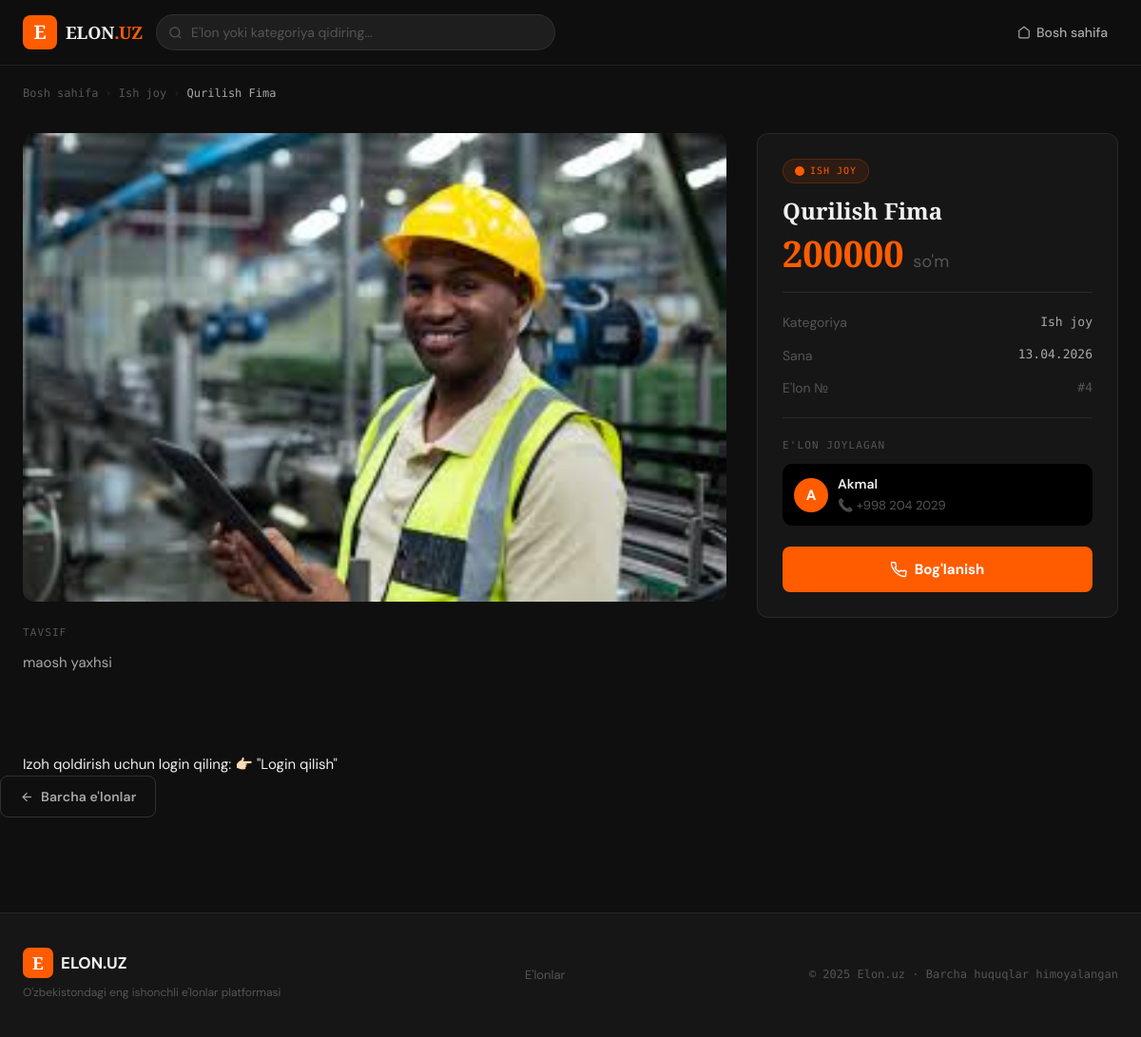
The page /advens/4/ on the database its author committed.
### olxapp/models.py (models this page shows, shortened)
class Advertisement(models.Model):
    advertisters = models.ManyToManyField(Advertister, related_name='advertister', verbose_name='Elon joylovchi')
    region = models.ForeignKey(Region, on_delete=models.SET_NULL, null=True, blank=True, verbose_name='Joylashuv')
    category = models.ForeignKey(Category, on_delete=models.CASCADE, verbose_name='Bolim')
    title = models.CharField(max_length=200, verbose_name='Nomi')
    description = models.TextField(verbose_name='Izoh')
    price = models.DecimalField(max_digits=10, decimal_places=2, verbose_name='Narxi')
    image = models.ImageField(upload_to='images/', verbose_name='Rasm', null=True, blank=True)
    video = models.FileField(upload_to='video/', verbose_name='Video', null=True, blank=True)
    create_at = models.DateTimeField(auto_now_add=True)
    class Meta:
        verbose_name = 'Elon'
        verbose_name_plural = 'Elonlar'
        ordering = ('title', '-create_at')

class Category(models.Model):
    name = models.CharField(max_length=100, unique=True, verbose_name='Bolim nomi')
    description = models.CharField(default='', max_length=40, validators=[validate_description], verbose_name='Tavsif')
    class Meta:
        verbose_name = 'Bolim'
        verbose_name_plural = 'Bolimlar'
        ordering = ("name",)

class Advertister(models.Model):
    name = models.CharField(max_length=100, verbose_name='Ismi')
    phone_number = models.CharField(max_length=15, default="+998", unique=True, null=True, blank=True, verbose_name='Telefon raqam')
    class Meta:
        verbose_name = 'Elon Joylovchi'
        verbose_name_plural = 'Elon Joylovchilar'
        ordering = ('name',)

### olxapp/views.py (the view)
# urls.py: path('advens/<int:ad_id>/', views.ad, name='advens'),
def ad(request: HttpRequest, ad_id):
    categories = Category.objects.all()
    ad = get_object_or_404(Advertisement, id=ad_id)
    comments = Comment.objects.filter(advertisment=ad).order_by('-created')
    context = {
        'ad': ad,
        'categories': categories,
        'title': ad.title,
        'form': CommentForm(),
        'comments': comments
    }
    return render(request, 'olxapp/advens.html', context)

### olxapp/forms.py
class CommentForm(forms.ModelForm):
    class Meta:
        model = Comment
        fields = ['text']

### olxapp/templates/olxapp/advens.html (shortened to what this page needs)
{% extends 'base.html' %}
{% block content %}
<div class="container">
  <nav class="breadcrumb anim-fade">
    <a href="{% url 'home' %}">Bosh sahifa</a>
    <span class="sep">›</span>
    <a href="{% url 'advens_by_category' ad.category.id %}">{{ ad.category.name }}</a>
    <span class="sep">›</span>
    <span class="cur">{{ ad.title|truncatechars:32 }}</span>
  </nav>
  <div class="detail-layout">
    <div class="anim-up">
      <div class="detail-img-wrap">
        {% if ad.image %}
        <img src="{{ ad.image.url }}" alt="{{ ad.title }}">
        {% endif %}
      </div>
      <div class="detail-desc">
        <div class="detail-desc-label">Tavsif</div>
        <p>{{ ad.description }}</p>
      </div>
    </div>
    <div class="detail-sidebar anim-up d2">
      <div class="detail-cat">
        <svg width="10" height="10" viewBox="0 0 10 10">
          <circle cx="5" cy="5" r="5" fill="currentColor" />
        </svg>
        {{ ad.category.name }}
      </div>
      <h1 class="detail-title">{{ ad.title }}</h1>
      <div class="detail-price">
        {{ ad.price|floatformat:0 }} <small>so'm</small>
      </div>
      <div class="divider"></div>
      <div class="detail-meta">
        <div class="detail-meta-row">
          <span>Kategoriya</span>
          <span>{{ ad.category.name }}</span>
        </div>
        <div class="detail-meta-row">
          <span>Sana</span>
          <span>{{ ad.create_at|date:"d.m.Y" }}</span>
        </div>
        <div class="detail-meta-row">
          <span>E'lon №</span>
          <span style="color:var(--text3);">#{{ ad.id }}</span>
        </div>
      </div>
      <div class="divider"></div>
      {% with advertisters=ad.advertisters.all %}
      {% if advertisters %}
      <div style="margin-top:12px;">
        <div class="detail-desc-label" style="margin-bottom:10px;">E'lon joylagan</div>
        {% for advertister in advertisters %}
        <div style="display:flex; align-items:center; gap:10px; padding:10px 12px; background:var(--surface2, #000000); border-radius:10px; margin-bottom:8px;">
          <div style="width:36px; height:36px; border-radius:50%; background:var(--accent, #2563eb); display:flex; align-items:center; justify-content:center; color:#fff; font-weight:700; font-size:15px; flex-shrink:0;">
            {{ advertister.name|first|upper }}
          </div>
          <div>
            <div style="font-weight:600; font-size:14px;">{{ advertister.name }}</div>
            {% if advertister.phone_number %}
            <div style="font-size:13px; color:var(--text3, #6b7280); margin-top:2px;">
              📞 {{ advertister.phone_number }}
            </div>
            {% endif %}
          </div>
        </div>
        {% endfor %}
      </div>
      {% endif %}
      {% endwith %}
      <button class="contact-btn">
        Bog'lanish
      </button>
    </div>
  </div>
  {% if request.user.is_authenticated %}
  <form method="POST" action="{% url 'create_comment' ad.id %}" style="margin: 32px 0;">
    {% csrf_token %}
    <input type="text" name="text" placeholder="Izoh yozing..."
      style="width:100%; padding:10px 14px; border:1px solid #d1d5db; border-radius:8px; font-size:15px; margin-bottom:10px;">
    <button type="submit"
      style="padding:10px 24px; background:#2563eb; color:#fff; border:none; border-radius:8px; cursor:pointer;">
      Yuborish
    </button>
  </form>
  {% else %}
  <p>Izoh qoldirish uchun login qiling: 👉🏻 <a href="">"Login qilish"</a></p>
  {% endif %}
</div>
<div style="padding-bottom:20px;">
  <a href="{% url 'home' %}" class="btn btn-outline">
    <svg width="15" height="15" viewBox="0 0 24 24" fill="none" stroke="currentColor" stroke-width="2">
      <line x1="19" y1="12" x2="5" y2="12" />
      <polyline points="12 19 5 12 12 5" />
    </svg>
    Barcha e'lonlar
  </a>
</div>
</div>
{% endblock %}

### templates/components/_link.html (style rules this page uses)
*, *::before, *::after { box-sizing: border-box; margin: 0; padding: 0; }
html { scroll-behavior: smooth; }
:root { --bg: #0f0f0f; --bg2: #161616; --bg3: #1e1e1e; --border: rgba(255, 255, 255, 0.08); --border2: rgba(255, 255, 255, 0.14); --accent: #FF5C00; --accent2: #FF8A3D; --accentbg: rgba(255, 92, 0, 0.1); --gold: #F5C842; --goldbg: rgba(245, 200, 66, 0.1); --green: #22C55E; --text: #F0F0F0; --text2: #A8A8A8; --text3: #555; --r: 12px; --r-sm: 8px; --r-xs: 6px; --shadow: 0 8px 40px rgba(0, 0, 0, 0.5); --t: 0.2s; --ease: cubic-bezier(0.4, 0, 0.2, 1); }
body { background: var(--bg); color: var(--text); font-family: 'DM Sans', sans-serif; font-size: 15px; line-height: 1.6; min-height: 100vh; overflow-x: hidden; -webkit-font-smoothing: antialiased; }
a { color: inherit; text-decoration: none; }
img { max-width: 100%; display: block; }
button { font-family: inherit; cursor: pointer; }
.container { max-width: 1280px; margin: 0 auto; padding: 0 24px; }
.btn { display: inline-flex; align-items: center; justify-content: center; gap: 7px; padding: 10px 20px; border-radius: var(--r-sm); font-size: 14px; font-weight: 600; border: none; transition: all var(--t) var(--ease); white-space: nowrap; cursor: pointer; letter-spacing: 0.01em; }
.btn-outline { background: transparent; color: var(--text2); border: 1px solid var(--border2); }
.detail-layout { display: grid; grid-template-columns: 1fr 380px; gap: 32px; padding: 32px 0 80px; align-items: start; }
.detail-img-wrap { border-radius: var(--r); overflow: hidden; }
.detail-img-wrap img { width: 100%; max-height: 500px; object-fit: cover; display: block; }
.detail-desc { margin-top: 24px; }
.detail-desc-label { font-family: 'DM Mono', monospace; font-size: 11px; text-transform: uppercase; letter-spacing: 0.1em; color: var(--text3); margin-bottom: 10px; }
.detail-desc p { color: var(--text2); line-height: 1.85; font-size: 15px; }
.detail-sidebar { background: var(--bg2); border: 1px solid var(--border); border-radius: var(--r); padding: 26px; position: sticky; top: 82px; }
.detail-cat { display: inline-flex; align-items: center; gap: 6px; font-family: 'DM Mono', monospace; font-size: 10px; text-transform: uppercase; letter-spacing: 0.1em; color: var(--accent); background: var(--accentbg); border: 1px solid rgba(255, 92, 0, 0.2); padding: 4px 12px; border-radius: 100px; }
.detail-title { font-family: 'Playfair Display', serif; font-weight: 800; font-size: 24px; line-height: 1.25; margin: 14px 0 6px; }
.detail-price { font-family: 'Playfair Display', serif; font-weight: 900; font-size: 38px; color: var(--accent); line-height: 1; margin: 10px 0 22px; }
.detail-price small { font-size: 18px; font-weight: 400; font-family: 'DM Sans', sans-serif; color: var(--text3); }
.divider { height: 1px; background: var(--border); margin: 20px 0; }
.detail-meta { display: flex; flex-direction: column; gap: 12px; }
.detail-meta-row { display: flex; justify-content: space-between; align-items: center; font-size: 14px; }
.detail-meta-row span:first-child { color: var(--text3); }
.detail-meta-row span:last-child { font-family: 'DM Mono', monospace; font-size: 13px; color: var(--text2); }
.contact-btn { width: 100%; margin-top: 22px; background: var(--accent); color: #fff; border: none; border-radius: var(--r-sm); padding: 14px; font-size: 15px; font-weight: 700; display: flex; align-items: center; justify-content: center; gap: 8px; cursor: pointer; transition: all var(--t) var(--ease); animation: pulse-orange 2.5s ease-in-out infinite; }
.breadcrumb { display: flex; align-items: center; gap: 7px; font-family: 'DM Mono', monospace; font-size: 12px; color: var(--text3); padding: 20px 0 0; }
.breadcrumb a { transition: color var(--t); }
.breadcrumb .sep { opacity: 0.35; }
.breadcrumb .cur { color: var(--text2); }
.anim-up { animation: fadeUp 0.45s cubic-bezier(0.4, 0, 0.2, 1) both; }
.anim-fade { animation: fadeIn 0.35s ease both; }
.d2 { animation-delay: 0.10s; }

### rows shown on the page
Advertisement: category.name "Ish joy", title "Qurilish Fima", image (picture), description "maosh yaxhsi", category.name "ISH JOY", price "200000", create_at "13.04.2026", id "4"
Advertister: name|first "A", name "Akmal", phone_number "+998 204 2029"
